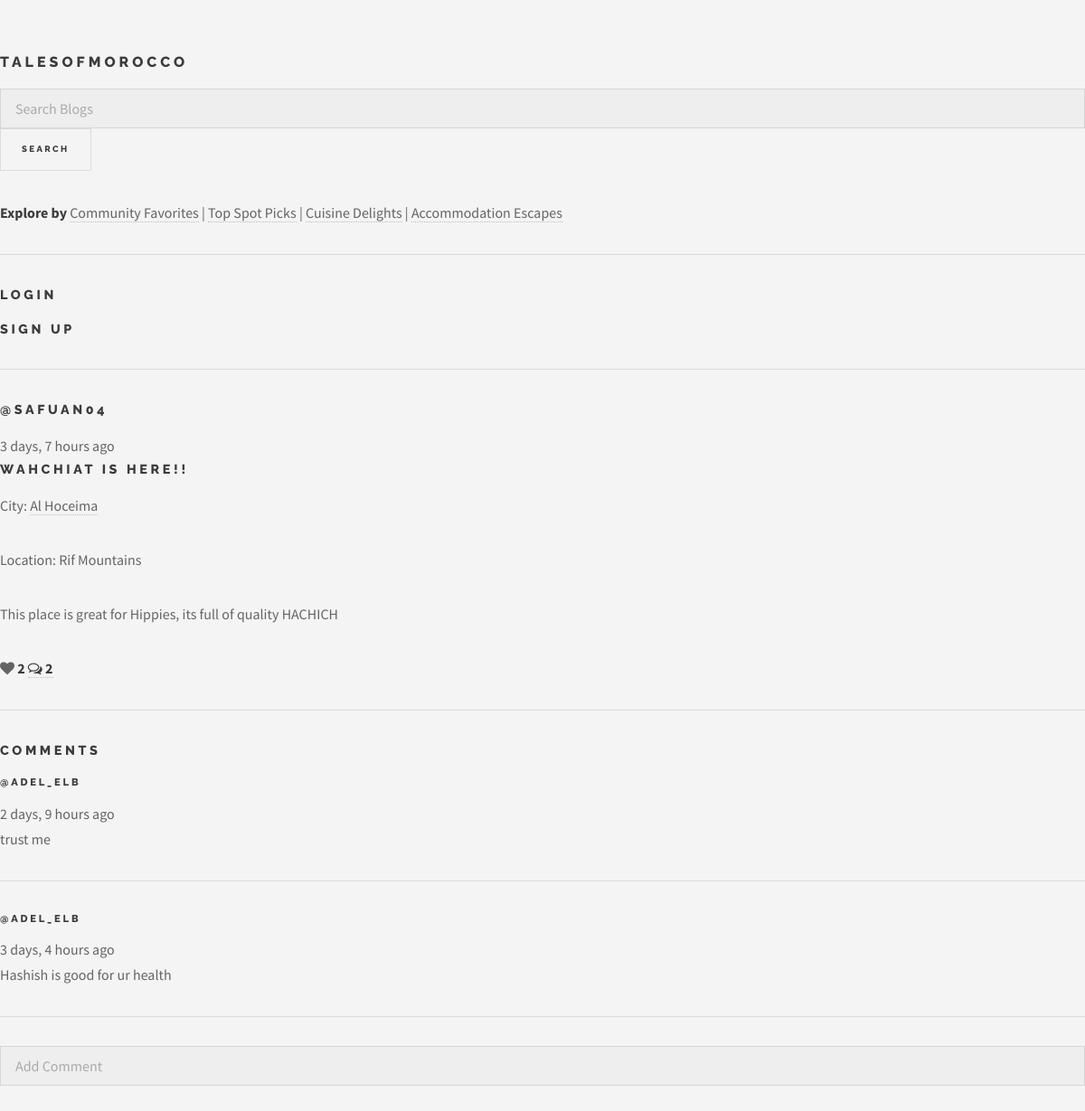
Page /blog/9/ on the earlier database version.
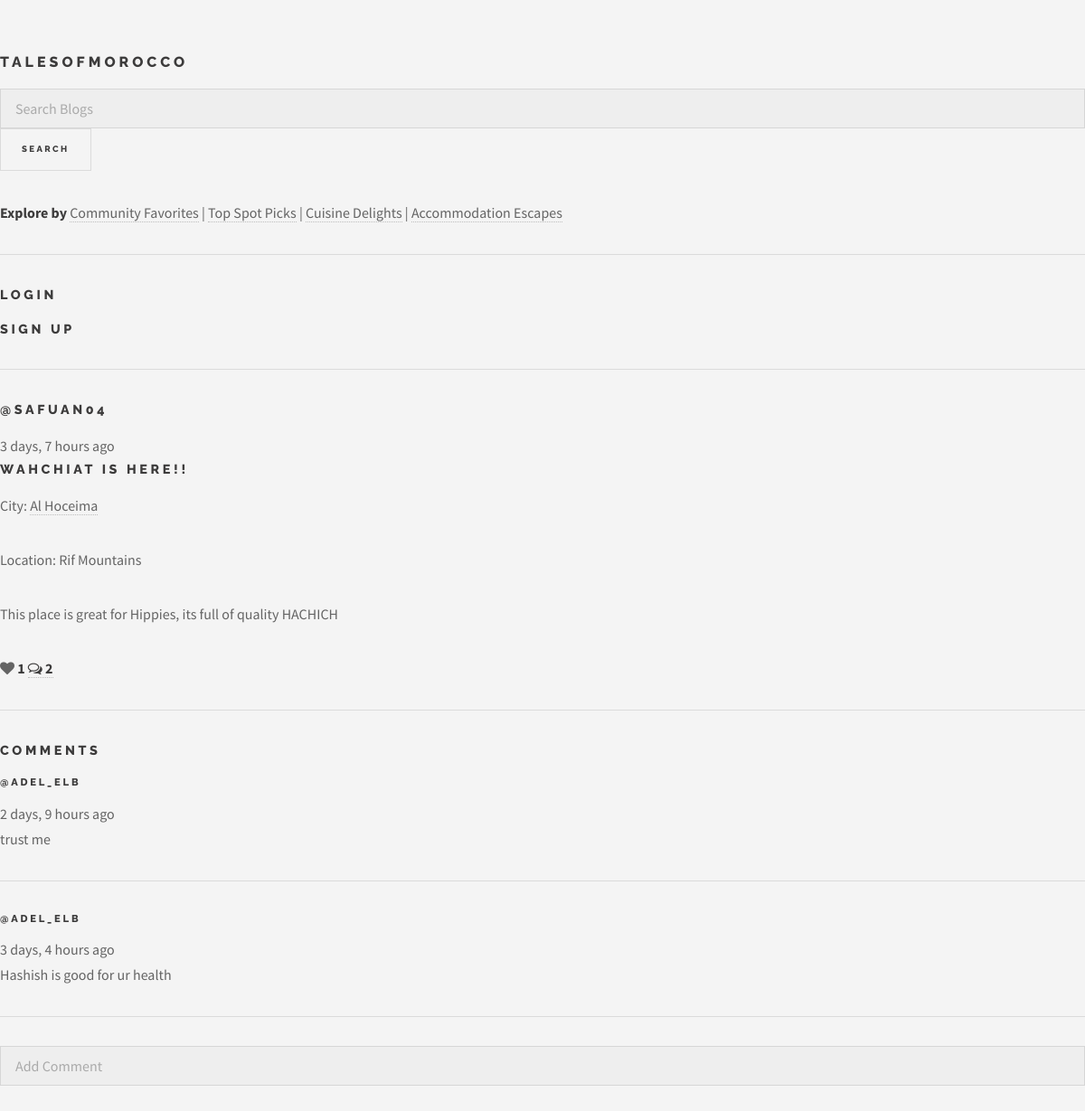
Same page on the later database version.
### base/models.py (models this page shows, shortened)
class BlogPost(models.Model):
    author = models.ForeignKey(User, on_delete=models.CASCADE, null=True)
    title = models.CharField(max_length=200)
    city = models.ForeignKey(City, on_delete=models.SET_NULL, null=True)
    specific_location = models.CharField(max_length=200, null=True, blank=True)
    description = models.TextField(null=False, blank=False)
    food = models.CharField(max_length=200, blank=True)
    food_rating = models.IntegerField(null=True, blank=True,
                                      validators=[MinValueValidator(1),
                                                  MaxValueValidator(5)])
    accommodation = models.CharField(max_length=200, blank=True)
    accommodation_rating = models.IntegerField(null=True, blank=True,
                                               validators=[MinValueValidator(1),
                                                           MaxValueValidator(5)])
    picture = models.ImageField(null=True, blank=True)
    likes = models.IntegerField(default=0)
    updated = models.DateTimeField(auto_now=True)
    created = models.DateTimeField(auto_now_add=True)
    class Meta:
        ordering = ['-created']

class User(AbstractUser):
    name = models.CharField(max_length=200, null=True, blank=False)
    email = models.EmailField(unique=True, null=False, blank=False)
    bio = models.TextField(null=True, blank=True)
    avatar = models.ImageField(null=True, default="default.jpg")
    USERNAME_FIELD = 'email'
    REQUIRED_FIELDS = []

class City(models.Model):
    name = models.CharField(max_length=200)
    def __str__(self) -> str:
        return self.name

### base/views.py (the view, shortened to what this page needs)
# urls.py: 2. Add a URL to urlpatterns:  path('blog/', include('blog.urls'))
def blog(request, pk):
    post = get_object_or_404(BlogPost, id=int(pk))
    user_likes = None;
    if request.user.is_authenticated:
        user_likes = Like.objects.filter(user=request.user)
    post.user_liked = user_likes.filter(blogPost=post).exists() if user_likes else False
    post_comments = post.comment_set.all().order_by('-created')
    context = {
        'title': post.title,
        'post': post,
        'post_comments': post_comments
    }
    return render(request, 'blog.html', context)

### base/templates/blog.html (shortened to what this page needs)
{% extends 'layout.html' %}
{% load static %}
{% block content %}
<div class="blog-post">
    <h3><a href="{% url 'profile' post.author.id %}">@{{ post.author.username }}</a></h3>
    <small>{{ post.created | timesince }} ago</small>
    <h3>{{ post.title }}</h3>
    <p>City: <a href="{% url 'city-blogs' post.city.id %}">{{ post.city }}</a></p>
    <p>Location: {{ post.specific_location }}</p>
    <p>{{ post.description }}</p>
    <i class="fa fa-heart {% if post.user_liked %}liked{% endif %}" data-post-id="{{ post.id }}"></i>
    <b><span id="like-{{ post.id }}">{% if post.likes > 0 %}{{ post.likes }}{% endif %}</span>
    <a class="comment-link" href="{% url 'blog' post.id %}"><i class="fa fa-comments-o"></i>
    <span>   {% if post_comments.count > 0 %}{{ post_comments.count }}{% endif %}</span></b></a>
    <hr>
    <h3>Comments</h3>
    {% for comment in post_comments %}
        <h4><a href="{% url 'profile' comment.user.id %}">@{{ comment.user.username }}</a></h4>
        {% if comment.edited %}
            <small>{{ comment.created | timesince }} ago - Edited</small>
        {% else %}
            <small>{{ comment.created | timesince }} ago</small>
        {% endif %}
        <p>{{ comment.body }}</p>
        <hr>
    {% endfor %}
    <form method="POST" action="">
        <input type="text" name="body" placeholder="Add Comment">
    </form>
</div>
{% endblock %}

Differences in the rows shown:
changed BlogPost "Rif Mountains": likes "2" → "1"
